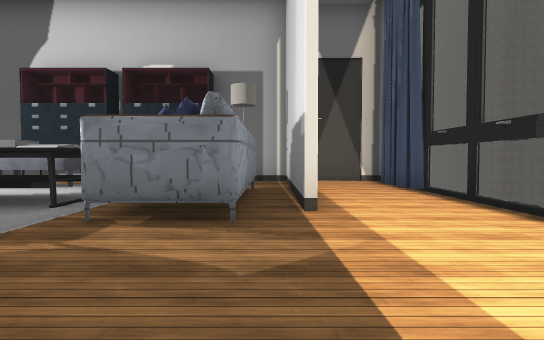
[1] (above)

17 first-person views from a walk through a 3-D level made in the Unity game engine. The camera is 1.2 m above the floor, tilts 2° down and sees 75° across. The floor is counted in squares, 2 m on a side. Each view is taken from the middle of a square. On the plan, view 1 faces up. The plan holds only what a view shows up to about 10 squares ahead; the rest is blank. The place goes on beyond the plan. The player is left out. Some animated figures are left out. Some surface patterns are stand-ins.

[2]
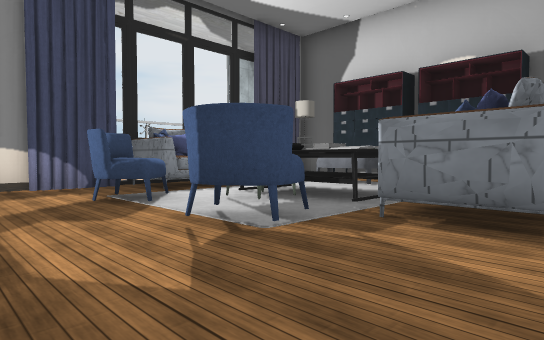

[3]
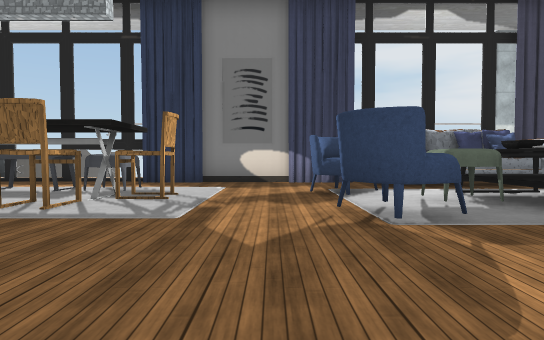

[4]
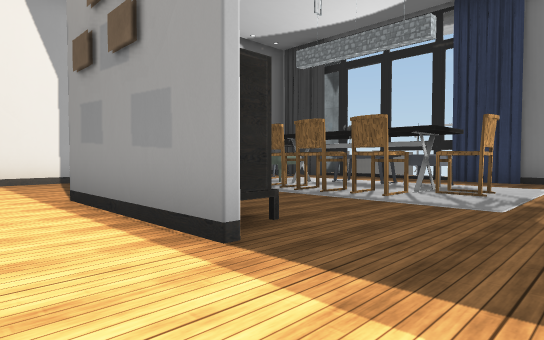

[5]
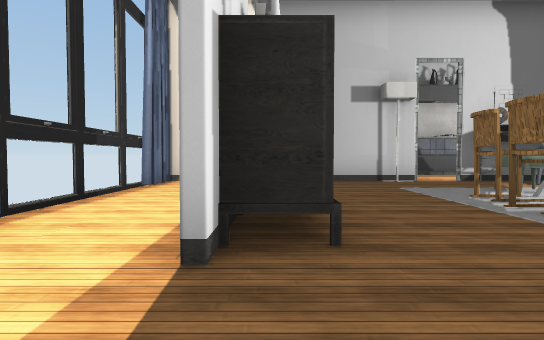

[6]
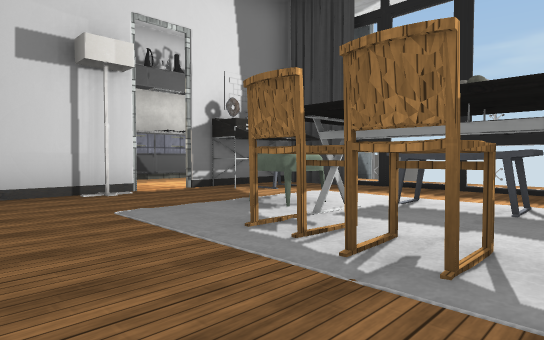

[7]
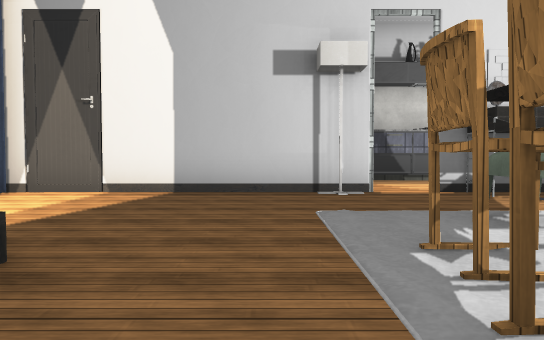

[8]
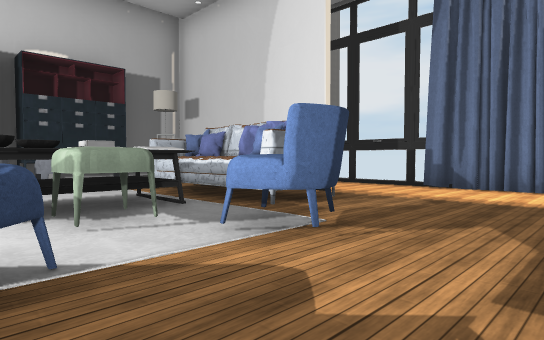

[9]
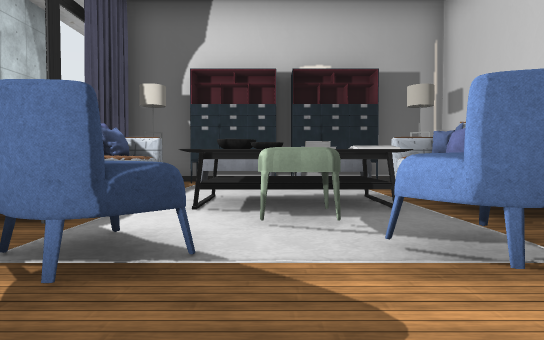

[10]
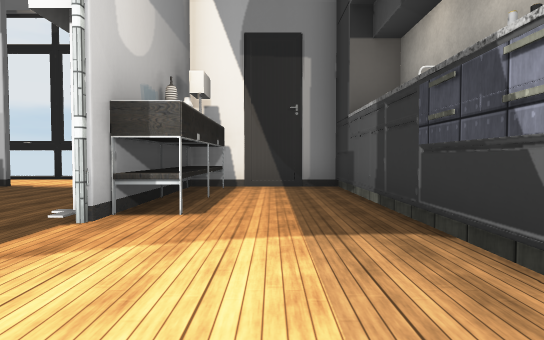

[11]
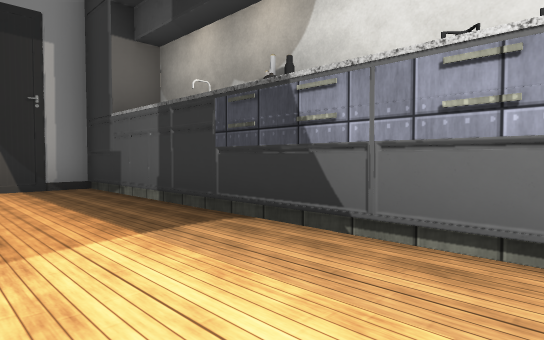

[12]
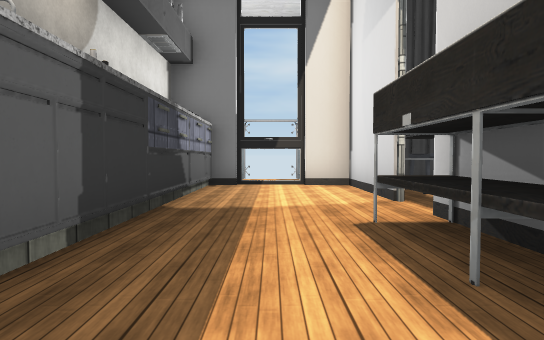

[13]
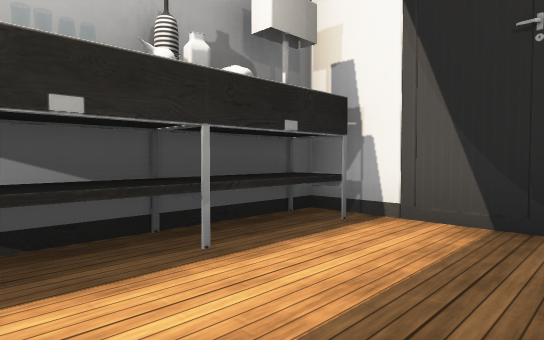

[14]
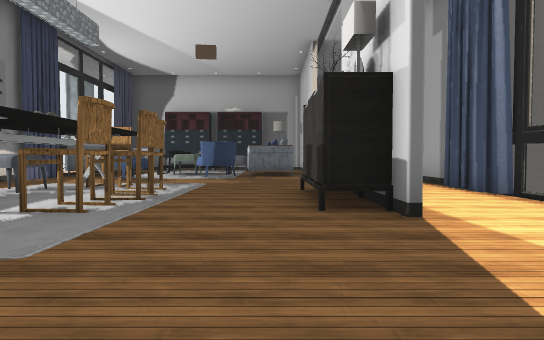

[15]
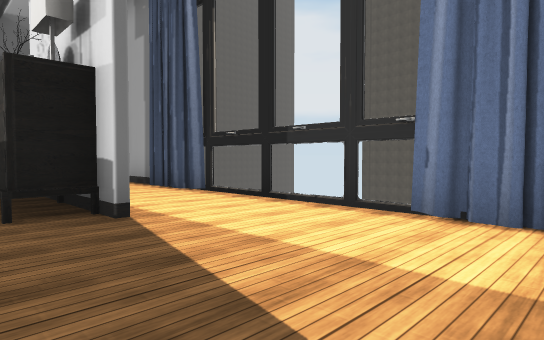

[16]
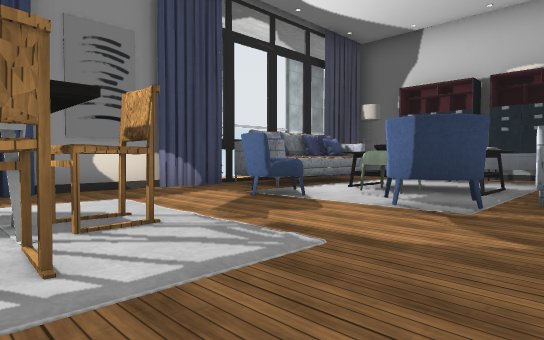

[17]
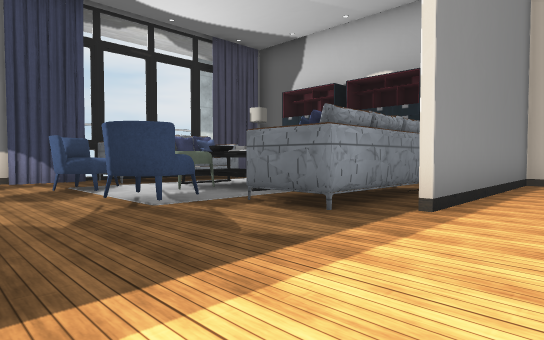

### Floor plan
Key: @ floor where view 1 was taken; # wall or solid block; . floor; ^ raised ledge; T thing the floor can be seen under or through; O other object.
Columns run from 8 left of view 1 to 3 right of it. Each row starts with its distance up from view 1.
 10          ###
  9        ###.#
  8   #######..#
  7  ##^^^^##..#
  6  O^...###..#
  5  O^^OO###..#
  4 #O^^^O.O#..#
  3 #..........#
  2 #..O.OO....#
  1 #..........#
  0 #.......@..#
 -1 #...O...#..#
 -2 #.^^TO..#..#
 -3 #.^. O..#..#
 -4 #.^.TO..#..#
 -5 #...^......#
 -6 #..#.......#
 -7 #.#........#
 -8 ####.#.....#
 -9 #....#OO####
-10 #........#
-11 #........#
-12 ##########

Where each view was taken, in squares from view 1:
view 1: 0 up, 0 right, facing up
view 2: 0 up, 0 right, facing up-left
view 3: 1 up, 1 right, facing left
view 4: 1 up, 2 right, facing down-left
view 5: 1 up, 0 right, facing down
view 6: 2 down, 1 left, facing down-left
view 7: 2 down, 2 left, facing down
view 8: 0 up, 5 left, facing up-right
view 9: 0 up, 4 left, facing up
view 10: 10 down, 7 left, facing right
view 11: 9 down, 7 left, facing down-right
view 12: 10 down, 0 right, facing left
view 13: 11 down, 3 left, facing up-right
view 14: 8 down, 1 left, facing up
view 15: 8 down, 1 left, facing up-right
view 16: 2 down, 1 left, facing up-left
view 17: 0 up, 2 right, facing up-left
